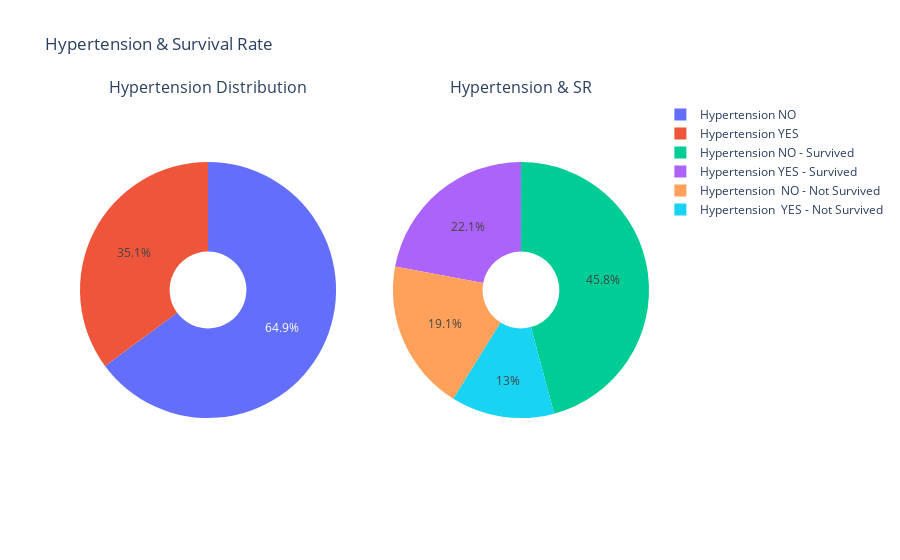

Here is the notebook cell this chart was saved with:
### Code cell
labels = [["Hypertension YES","Hypertension NO"], 
          ['Hypertension YES - Survived','Hypertension  YES - Not Survived', 'Hypertension NO - Survived',
           'Hypertension  NO - Not Survived']]

values = [[len(hypertension_yes), len(hypertension_no)],
         [len(hypertension_yes_survived), len(hypertension_yes_not_survived),
          len(hypertension_no_survived), len(hypertension_no_not_survived)]]

subplot_titles = ['Hypertension Distribution', 'Hypertension & SR']
sub_plot_names = ["Distribution of Hypertension", 'Hypertension & Survival']

utils.ConstructGoPieChart(build_sub_plots = True, 
                          rows = 1, 
                          cols = 2, 
                          subplot_titles = subplot_titles,
                          labels = labels, 
                          values = values, 
                          sub_plot_names = sub_plot_names,
                          title_text = "Hypertension & Survival Rate",
                          export_to_png = True)

### Figure 1 — Plotly figure (JSON) as saved in the notebook; plotly's stock layout.template omitted (floating-point values rounded to 4 significant figures)
{"data": [{"domain": {"x": [0, 0.45], "y": [0, 1]}, "hole": 0.3, "hoverinfo": "label+percent+name", "labels": ["Hypertension YES", "Hypertension NO"], "name": "Distribution of Hypertension", "type": "pie", "values": [105, 194]}, {"domain": {"x": [0.55, 1], "y": [0, 1]}, "hole": 0.3, "hoverinfo": "label+percent+name", "labels": ["Hypertension YES - Survived", "Hypertension  YES - Not Survived", "Hypertension NO - Survived", "Hypertension  NO - Not Survived"], "name": "Hypertension & Survival", "type": "pie", "values": [66, 39, 137, 57]}], "layout": {"annotations": [{"font": {"size": 16}, "showarrow": false, "text": "Hypertension Distribution", "x": 0.225, "xanchor": "center", "xref": "paper", "y": 1, "yanchor": "bottom", "yref": "paper"}, {"font": {"size": 16}, "showarrow": false, "text": "Hypertension & SR", "x": 0.775, "xanchor": "center", "xref": "paper", "y": 1, "yanchor": "bottom", "yref": "paper"}], "autosize": true, "title": {"text": "Hypertension & Survival Rate"}}}
